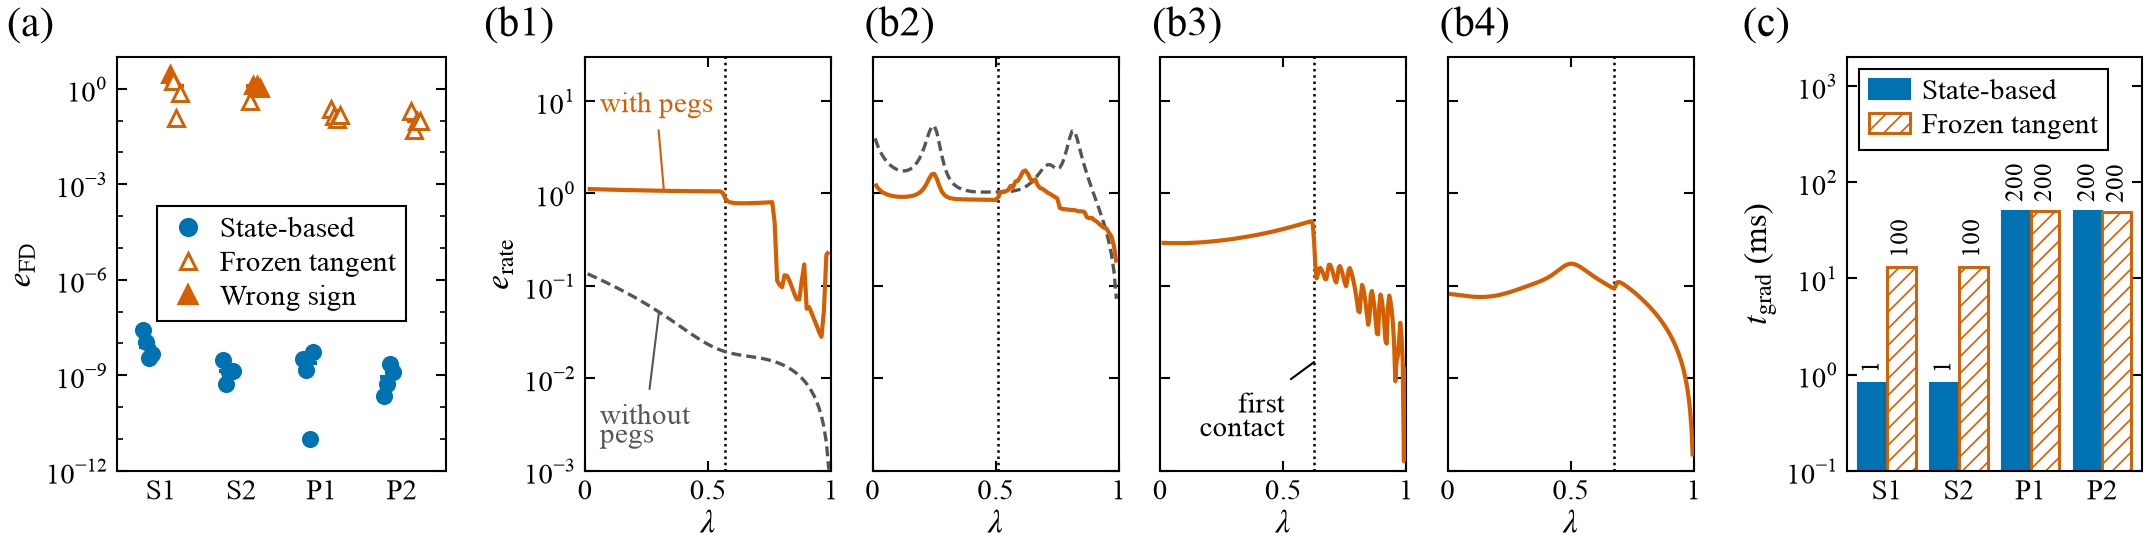

Python code for this plot:
"""Fig. 8 (fig:accuracy) -- gradient accuracy and cost, double column (7.16 in).

(a) e_FD: relative error of the directional derivatives of the loss along
    four random unit directions in xi against central finite differences,
    state-based gradient vs. frozen tangent, one column of points per scene;
    filled triangles: the frozen tangent has the wrong sign.
(b1)-(b4) e_rate: per-rate relative difference ||g_hat_j - g_j|| / ||g_j|| of
    the frozen tangent from the state-based gradient along lambda, one panel
    per scene (S1, S2, P1, P2), with the pegs (solid) and without them
    (dashed, S only); dotted: first peg contact of the initial rollout.
(c) t_grad: wall time of one gradient (after the rollout), state-based vs.
    frozen tangent; numbers above the bars: adjoint solves.
Axis labels are symbols with the unit in parentheses (defined in Sec. VII-C of the paper);
legends are per panel, framed; reference lines are labelled in the plot.

Data: the gradient checks of the code repository, seed 0, at the common
initialization of each scene (written by ``scripts/train_shape.py check`` and
``scripts/train_path.py check``):

    S1 = ../runs/shape_p1/checks/check_P1_net_s0.json   (target P1, shape task)
    S2 = ../runs/shape_w1/checks/check_W1_net_s0.json   (target W1, shape task)
    P1 = ../runs/path_p1/checks/check_P1_net_s0.json    (path task)
    P2 = ../runs/path_p2/checks/check_P2_net_s0.json    (path task; added
         automatically as soon as the file exists)

Scenes whose check file is missing are skipped, so the figure grows from
three to four scenes without editing this script.

Style: ``src/tro_style.py`` + project rules "IEEE T-RO figure style": panel
letters 10 pt, labels 8 pt, ticks/legend/annotations 7 pt Times; symbols as
axis labels, no words or formulas; closed axes boxes, ticks inward on all four
sides; framed legend per panel; Okabe-Ito plus marker/line style (grayscale);
editable text in PDF and SVG; nothing outside the page. Colours used here and to be kept in the
other result figures: state-based (ours) = blue ``#0072B2``, frozen tangent =
vermilion ``#D55E00``.

Run from anywhere:  python paper_figures/fig08_accuracy/fig08_accuracy.py [out_dir]
Writes fig08_accuracy.{pdf,svg,png} next to this script (or into out_dir).
LaTeX: \\includegraphics[width=\\textwidth]{figures/fig08_accuracy.pdf} in figure*.
"""
from __future__ import annotations

import json
import sys
from pathlib import Path

import numpy as np

HERE = Path(__file__).resolve().parent
# repository root = first ancestor holding runs/ and src/ (works whether this
# script sits in paper_figures/ or in paper_figures/fig08_accuracy/)
REPO = next(p for p in HERE.parents if (p / "runs").is_dir() and (p / "src").is_dir())
sys.path.insert(0, str(REPO / "src"))

import matplotlib                                          # noqa: E402
matplotlib.use("Agg")
import matplotlib.pyplot as plt                            # noqa: E402
from matplotlib.lines import Line2D                        # noqa: E402
from matplotlib.patches import Patch                       # noqa: E402
from matplotlib.ticker import LogLocator, NullFormatter, FixedLocator  # noqa: E402

import tro_style as ts                                     # noqa: E402

# ------------------------------------------------------------------ inputs
#: (paper name, check file relative to the repository root)
SCENES = [
    ("S1", "runs/shape_p1/checks/check_P1_net_s0.json"),
    ("S2", "runs/shape_w1/checks/check_W1_net_s0.json"),
    ("P1", "runs/path_p1/checks/check_P1_net_s0.json"),
    ("P2", "runs/path_p2/checks/check_P2_net_s0.json"),
]

# ------------------------------------------------------------------ look
C_STATE, C_PROXY = ts.BLUE, ts.VERMILION
C_NOPEG = ts.GRAY
LW_DATA, LW_REF = 1.0, 0.8
DASH_NOPEG = (0, (3.0, 1.5))
DOT_CONTACT = (0, (1.0, 1.5))
MS = 3.6                       # marker size (pt)

FIG_H = 1.62                   # in, before fit_width (which keeps the aspect)

# layout (inches). The horizontal positions are not fixed: tight_row() measures
# the labels of every panel and fills the 7.16 in so that the gap between the
# drawn content of neighbouring panels is GAP and the outer margin is MARGIN.
Y0, H_AX = 0.30, 1.30          # bottom and height of every axes
MARGIN = 0.02                  # in, left/right of the outermost text
GAP = 0.10                     # in, between the content of (a), (b) and (c)
GAP_B = 0.13                   # in, between the small panels of (b)
WEIGHT_A, WEIGHT_B_EACH, WEIGHT_C = 0.95, 0.80, 0.85   # share of the axes width


def load():
    out = []
    for name, rel in SCENES:
        f = REPO / rel
        if not f.exists():
            print(f"[fig08] {name}: {rel} not found -- skipped")
            continue
        d = json.load(open(f))
        if "per_rate_pegs" in d:            # shape task (S): with and without pegs
            pr, npr = d["per_rate_pegs"], d.get("per_rate_no_pegs")
            onset = pr["onset"] if pr.get("onset") is not None else pr["split_at"]
        else:                               # path task (P): with pegs only
            pr, npr = d["per_rate"], None
            onset = pr["split_at"]
        rel_p = np.asarray(pr["rel"], float)
        out.append(dict(
            name=name, M=rel_p.size, onset=int(onset),
            fd=np.array([r["fd"] for r in d["dirs"]]),
            state=np.array([r["state"] for r in d["dirs"]]),
            proxy=np.array([r["proxy"] for r in d["dirs"]]),
            e_state=np.array([r["state_relerr"] for r in d["dirs"]]),
            e_proxy=np.array([r["proxy_relerr"] for r in d["dirs"]]),
            rel=rel_p, rel_nopeg=None if npr is None else np.asarray(npr["rel"], float),
            t_state=1e3 * d["state_grad_time"], t_proxy=1e3 * d["proxy_grad_time"],
            n_state=int(d["state_adjoint_solves"]), n_proxy=int(d["proxy_adjoint_solves"]),
        ))
        s = out[-1]
        print(f"[fig08] {name}: M={s['M']}, onset {s['onset']}, state rel err median "
              f"{np.median(s['e_state']):.2e}, proxy {np.median(s['e_proxy']):.3f}, "
              f"wrong sign {int(np.sum(s['fd'] * s['proxy'] < 0))}/{s['fd'].size}, "
              f"grad {s['t_state']:.2f} / {s['t_proxy']:.2f} ms")
    if not out:
        raise SystemExit("no check file found")
    return out


FS_LETTER = 10                 # pt, panel letters (a), (b), (c)
LEGEND_GAP = 3.0               # pt, between the x-axis labels and the legend


def panel_letter(ax, letter):
    """``(a)`` alone, 10 pt, regular, top left of the panel's content: its left
    edge follows the y-axis label (also after resizing), its baseline sits just
    above the axes. No panel title -- the caption says what the panel shows."""
    return ax.annotate(letter, xy=(0, 1), xycoords=(ax.yaxis.label, "axes fraction"),
                       xytext=(0, 3), textcoords="offset points", ha="left", va="bottom",
                       fontsize=FS_LETTER, fontweight="normal", annotation_clip=False)


def letter_at_left(fig, ax, letter):
    """Panel letter above an axes without a y label: left edge = leftmost text
    of the panel (tick labels) or the axes; re-placed when ts.save resizes."""
    t = fig.text(0, 0, letter, ha="left", va="bottom", fontsize=FS_LETTER)

    def place():
        fig.canvas.draw()
        inv = fig.transFigure.inverted()
        b = ax.get_tightbbox(fig.canvas.get_renderer()).transformed(inv)
        g = 3.0 / 72.0 / fig.get_size_inches()[1]
        t.set_position((b.x0, ax.get_position().y1 + g))

    fig._tro_place = getattr(fig, "_tro_place", []) + [place]
    place()
    return t


def box(ax):
    """Closed axes box: all four spines, ticks inward on all four sides."""
    for sp in ax.spines.values():
        sp.set_visible(True)
        sp.set_linewidth(0.5)
    ax.tick_params(which="both", direction="in", top=True, right=True)


def leader_label(ax, text, xy_text, xy, color, ha="left", va="center"):
    """In-plot label with a thin leader line (0.5 pt, colour of the element,
    no arrowhead) from the edge of the text to the point xy on the element."""
    return ax.annotate(text, xy=xy, xytext=xy_text, fontsize=ts.FS_TICK, color=color,
                       ha=ha, va=va, linespacing=0.95, annotation_clip=False,
                       arrowprops=dict(arrowstyle="-", lw=0.5, color=color,
                                       shrinkA=1.0, shrinkB=0.0))


def framed_legend(ax, handles, **kw):
    """Legend of one panel inside its axes, in a thin black frame."""
    leg = ax.legend(handles=handles, frameon=True, fancybox=False, framealpha=1.0,
                    edgecolor=ts.BLACK, borderpad=0.35, handletextpad=0.4,
                    labelspacing=0.25, handlelength=1.4, borderaxespad=0.4,
                    fontsize=ts.FS_TICK, **kw)
    leg.get_frame().set_linewidth(0.5)
    return leg


def legend_bottom(fig, axes, handles, ncol):
    """One frameless legend centred below the drawn content of ``axes``; its
    position is recomputed whenever ts.save resizes the figure."""
    from matplotlib.legend_handler import HandlerTuple
    from matplotlib.transforms import Bbox
    leg = fig.legend(handles=handles, labels=[h.get_label() for h in handles],
                     loc="upper center", ncol=ncol,
                     handler_map={ts._Group: HandlerTuple(ndivide=None, pad=0.0)})

    def place():
        fig.canvas.draw()
        r = fig.canvas.get_renderer()
        inv = fig.transFigure.inverted()
        bb = Bbox.union([a.get_tightbbox(r) for a in axes]).transformed(inv)
        g = LEGEND_GAP / 72.0 / fig.get_size_inches()[1]
        leg.set_bbox_to_anchor((bb.x0, bb.y0 - g, bb.width, 0.0), transform=fig.transFigure)

    fig._tro_place = getattr(fig, "_tro_place", []) + [place]
    place()
    return leg


def log_axis(ax, lo, hi, every=1):
    ax.set_yscale("log")
    ax.set_ylim(lo, hi)
    dec = np.arange(np.floor(np.log10(lo)), np.ceil(np.log10(hi)) + 1, every)
    ax.yaxis.set_major_locator(FixedLocator(10.0 ** dec))
    ax.yaxis.set_minor_locator(LogLocator(base=10, subs=(), numticks=20))
    ax.yaxis.set_minor_formatter(NullFormatter())


def panel_a(ax, S):
    x = np.arange(len(S))
    off = 0.17
    jit = np.array([-0.06, -0.02, 0.02, 0.06])
    for i, s in enumerate(S):
        n = s["e_state"].size
        j = jit[:n] if n <= jit.size else np.linspace(-0.06, 0.06, n)
        ax.plot(x[i] - off + j, s["e_state"], "o", ms=MS, mfc=C_STATE, mec=C_STATE,
                mew=0.5, ls="none", zorder=3)
        wrong = s["fd"] * s["proxy"] < 0
        for k in range(n):
            ax.plot(x[i] + off + j[k], s["e_proxy"][k], "^", ms=MS + 0.4, mec=C_PROXY, mew=0.7,
                    mfc=C_PROXY if wrong[k] else "white", ls="none", zorder=3)
        for xc, e, c in ((x[i] - off, s["e_state"], C_STATE), (x[i] + off, s["e_proxy"], C_PROXY)):
            ax.plot([xc - 0.11, xc + 0.11], [np.median(e)] * 2, color=c, lw=LW_DATA, zorder=2)
    log_axis(ax, 1e-12, 1e1, every=3)
    ax.set_xticks(x, [s["name"] for s in S])
    ax.set_xlim(-0.55, len(S) - 0.45)
    ax.tick_params(axis="x", length=0)
    ax.set_ylabel(r"$e_{\mathrm{FD}}$")
    ts.style_2d(ax)
    box(ax)
    ax.tick_params(axis="x", which="both", length=0)
    framed_legend(ax, legend_a(), loc="center", bbox_to_anchor=(0.5, 0.5))
    panel_letter(ax, "(a)")


def panel_b(fig, S, h):
    axes = []
    for i, s in enumerate(S):
        ax = fig.add_axes([0.3 + 0.1 * i, Y0 / h, 0.08, H_AX / h],
                          sharey=axes[0] if axes else None)   # x set by tight_row
        M = s["M"]
        lam = np.arange(1, M + 1) / M                     # rate j is applied in step j
        lc = s["onset"] / M
        ax.axvline(lc, color=ts.BLACK, lw=0.6, ls=DOT_CONTACT, zorder=1)
        if s["rel_nopeg"] is not None:
            r = np.where(s["rel_nopeg"] > 0, s["rel_nopeg"], np.nan)
            ax.plot(lam, r, color=C_NOPEG, lw=LW_REF, ls=DASH_NOPEG, zorder=2)
        r = np.where(s["rel"] > 0, s["rel"], np.nan)      # last rate: exactly 0
        ax.plot(lam, r, color=C_PROXY, lw=LW_DATA, zorder=3)
        if i == 0:
            log_axis(ax, 1e-3, 1e1)
            ax.set_ylim(1e-3, 3e1)
            ax.set_ylabel(r"$e_{\mathrm{rate}}$")
        else:
            ax.tick_params(axis="y", labelleft=False)
        ax.set_xlim(0, 1)
        ax.set_xticks([0, 0.5, 1], ["0", "0.5", "1"])
        ax.set_xlabel(r"$\lambda$", labelpad=1.0)
        ts.style_2d(ax)
        box(ax)
        # direct labels (once): with / without pegs in the S1 panel,
        # first contact in the P1 panel
        def at(curve, x):                             # value of a curve at lambda = x
            return float(np.interp(x, lam, np.nan_to_num(curve, nan=1e-3)))
        if s["name"] == "S1":
            leader_label(ax, "with pegs", (0.06, 9.0), (0.32, at(s["rel"], 0.32)), C_PROXY)
            leader_label(ax, "without\npegs", (0.06, 3.0e-3),
                         (0.30, at(s["rel_nopeg"], 0.30)), C_NOPEG)
        if s["name"] == "P1":
            leader_label(ax, "first\ncontact", (lc - 0.12, 4.0e-3), (lc, 1.5e-2), ts.BLACK,
                         ha="right")
        axes.append(ax)
    return axes


def panel_c(ax, S):
    x = np.arange(len(S))
    bw = 0.40
    y_lo, y_hi = 0.1, 2000
    ts_ = np.array([s["t_state"] for s in S])
    tp_ = np.array([s["t_proxy"] for s in S])
    # Bars start at the lower axis limit, not at 0: on a log axis a bar from 0
    # is drawn down to log(0) -- tens of thousands of points below the page,
    # clipped on screen but enlarging the artwork box in Illustrator/Inkscape.
    ax.bar(x - bw / 2, ts_ - y_lo, bw, bottom=y_lo, color=C_STATE, edgecolor=C_STATE,
           linewidth=0.5, zorder=2)
    ax.bar(x + bw / 2, tp_ - y_lo, bw, bottom=y_lo, color="white", edgecolor=C_PROXY,
           linewidth=0.7, hatch="//////", zorder=2)
    for i, s in enumerate(S):
        for xc, t, nn in ((x[i] - bw / 2, s["t_state"], s["n_state"]),
                          (x[i] + bw / 2, s["t_proxy"], s["n_proxy"])):
            ax.text(xc, t * 1.25, f"{nn}", ha="center", va="bottom", rotation=90,
                    fontsize=ts.FS_TICK - 1)
    log_axis(ax, y_lo, 1e3)
    ax.set_ylim(y_lo, y_hi)
    ax.set_xticks(x, [s["name"] for s in S])
    ax.set_xlim(-0.55, len(S) - 0.45)
    ax.set_ylabel(r"$t_{\mathrm{grad}}$ (ms)")
    ts.style_2d(ax)
    box(ax)
    ax.tick_params(axis="x", which="both", length=0)
    framed_legend(ax, legend_c(), loc="upper left")
    panel_letter(ax, "(c)")


def tight_row(fig, groups, weights, h, passes=3):
    """Place the axes of each group side by side across the full width.

    ``groups``: lists of axes; the axes of one group are equally wide and
    GAP_B apart. Each pass measures how far the labels of a group reach out
    of its axes (left: y label and tick labels; right: tick labels, titles),
    then sizes the axes so that the drawn content of neighbouring groups is
    exactly GAP apart and the row spans MARGIN..DBL_W-MARGIN.
    """
    W = ts.DBL_W
    for _ in range(passes):
        fig.canvas.draw()
        r = fig.canvas.get_renderer()
        dpi = fig.dpi
        over = []
        for g in groups:
            bbs = [a.get_tightbbox(r) for a in g]
            left = min(b.x0 for b in bbs) / dpi
            right = max(b.x1 for b in bbs) / dpi
            a0 = g[0].get_position().x0 * W
            a1 = g[-1].get_position().x1 * W
            over.append((a0 - left, right - a1))
        n_inner = sum(len(g) - 1 for g in groups)
        free = (W - 2 * MARGIN - sum(lo + ro for lo, ro in over)
                - (len(groups) - 1) * GAP - n_inner * GAP_B)
        x = MARGIN
        for g, wt, (lo, ro) in zip(groups, weights, over):
            wg = free * wt / sum(weights)                 # axes width of the group
            wa = (wg - (len(g) - 1) * GAP_B) / len(g)     # width of one axes
            x += lo
            for k, a in enumerate(g):
                a.set_position([(x + k * (wa + GAP_B)) / W, Y0 / h, wa / W, H_AX / h])
            x += wg + ro + GAP
    return over


def legend_a():
    return [Line2D([], [], marker="o", ms=MS, mfc=C_STATE, mec=C_STATE, ls="none",
                   label="State-based"),
            Line2D([], [], marker="^", ms=MS + 0.4, mfc="white", mec=C_PROXY, mew=0.7,
                   ls="none", label="Frozen tangent"),
            Line2D([], [], marker="^", ms=MS + 0.4, mfc=C_PROXY, mec=C_PROXY, ls="none",
                   label="Wrong sign")]


def legend_c():
    return [Patch(facecolor=C_STATE, edgecolor=C_STATE, linewidth=0.5, label="State-based"),
            Patch(facecolor="white", edgecolor=C_PROXY, linewidth=0.7, hatch="//////",
                  label="Frozen tangent")]


def main(out_dir=None):
    S = load()
    out = Path(out_dir) if out_dir else HERE
    with ts.style():
        fig = plt.figure(figsize=(ts.DBL_W, FIG_H))
        h = FIG_H
        ax_a = fig.add_axes([0.05, Y0 / h, 0.2, H_AX / h])
        panel_a(ax_a, S)
        axes_b = panel_b(fig, S, h)
        ax_c = fig.add_axes([0.8, Y0 / h, 0.15, H_AX / h])
        panel_c(ax_c, S)
        tight_row(fig, [[ax_a], axes_b, [ax_c]],
                  [WEIGHT_A, WEIGHT_B_EACH * len(axes_b), WEIGHT_C], h)
        for i, ax in enumerate(axes_b):
            letter_at_left(fig, ax, f"(b{i + 1})")
        ts.save(fig, out / "fig08_accuracy", width=ts.DBL_W, gray=True)
        plt.close(fig)


if __name__ == "__main__":
    main(sys.argv[1] if len(sys.argv) > 1 else None)
